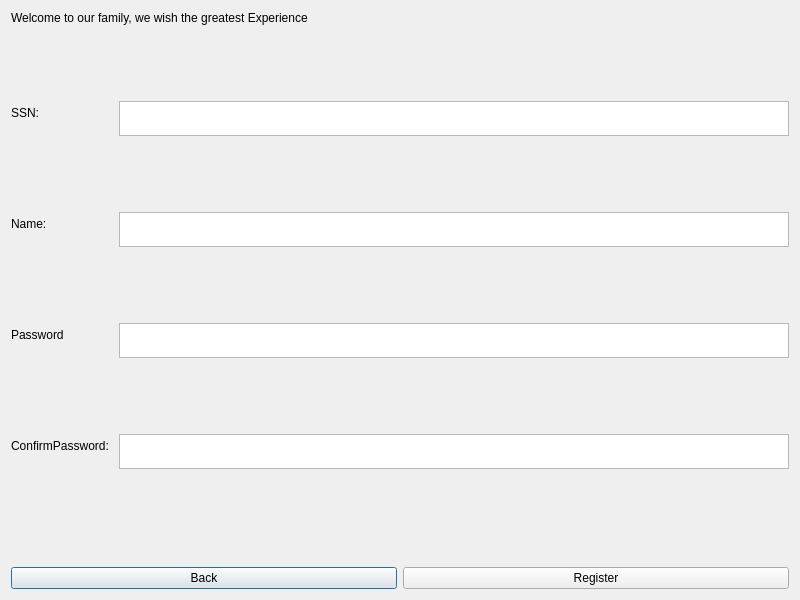
<?xml version="1.0" encoding="UTF-8"?>
<ui version="4.0">
 <class>RegisterWindow</class>
 <widget class="QDialog" name="RegisterWindow">
  <property name="geometry">
   <rect>
    <x>0</x>
    <y>0</y>
    <width>800</width>
    <height>600</height>
   </rect>
  </property>
  <property name="windowTitle">
   <string>Dialog</string>
  </property>
  <layout class="QVBoxLayout" name="verticalLayout">
   <item>
    <widget class="QLabel" name="label">
     <property name="text">
      <string>Welcome to our family, we wish the greatest Experience</string>
     </property>
    </widget>
   </item>
   <item>
    <layout class="QFormLayout" name="formLayout">
     <item row="0" column="0">
      <widget class="QLabel" name="label_2">
       <property name="text">
        <string>SSN: </string>
       </property>
      </widget>
     </item>
     <item row="0" column="1">
      <widget class="QPlainTextEdit" name="SSN_Textedit">
       <property name="maximumSize">
        <size>
         <width>16777215</width>
         <height>35</height>
        </size>
       </property>
      </widget>
     </item>
     <item row="1" column="0">
      <widget class="QLabel" name="label_3">
       <property name="text">
        <string>Name: </string>
       </property>
      </widget>
     </item>
     <item row="1" column="1">
      <widget class="QPlainTextEdit" name="Name_textedit">
       <property name="maximumSize">
        <size>
         <width>16777215</width>
         <height>35</height>
        </size>
       </property>
      </widget>
     </item>
     <item row="2" column="0">
      <widget class="QLabel" name="label_4">
       <property name="text">
        <string>Password</string>
       </property>
      </widget>
     </item>
     <item row="2" column="1">
      <widget class="QPlainTextEdit" name="Pass_textedit">
       <property name="maximumSize">
        <size>
         <width>16777215</width>
         <height>35</height>
        </size>
       </property>
      </widget>
     </item>
     <item row="3" column="0">
      <widget class="QLabel" name="confirmPasswordLabel">
       <property name="text">
        <string>ConfirmPassword: </string>
       </property>
      </widget>
     </item>
     <item row="3" column="1">
      <widget class="QPlainTextEdit" name="ConfPass_textedit">
       <property name="maximumSize">
        <size>
         <width>16777215</width>
         <height>35</height>
        </size>
       </property>
      </widget>
     </item>
    </layout>
   </item>
   <item alignment="Qt::AlignHCenter">
    <widget class="QLabel" name="ErrorLabel">
     <property name="text">
      <string/>
     </property>
    </widget>
   </item>
   <item>
    <layout class="QHBoxLayout" name="horizontalLayout">
     <item>
      <widget class="QPushButton" name="backbtn">
       <property name="text">
        <string>Back</string>
       </property>
      </widget>
     </item>
     <item>
      <widget class="QPushButton" name="registerbtn">
       <property name="text">
        <string>Register</string>
       </property>
      </widget>
     </item>
    </layout>
   </item>
  </layout>
 </widget>
 <resources/>
 <connections/>
</ui>
